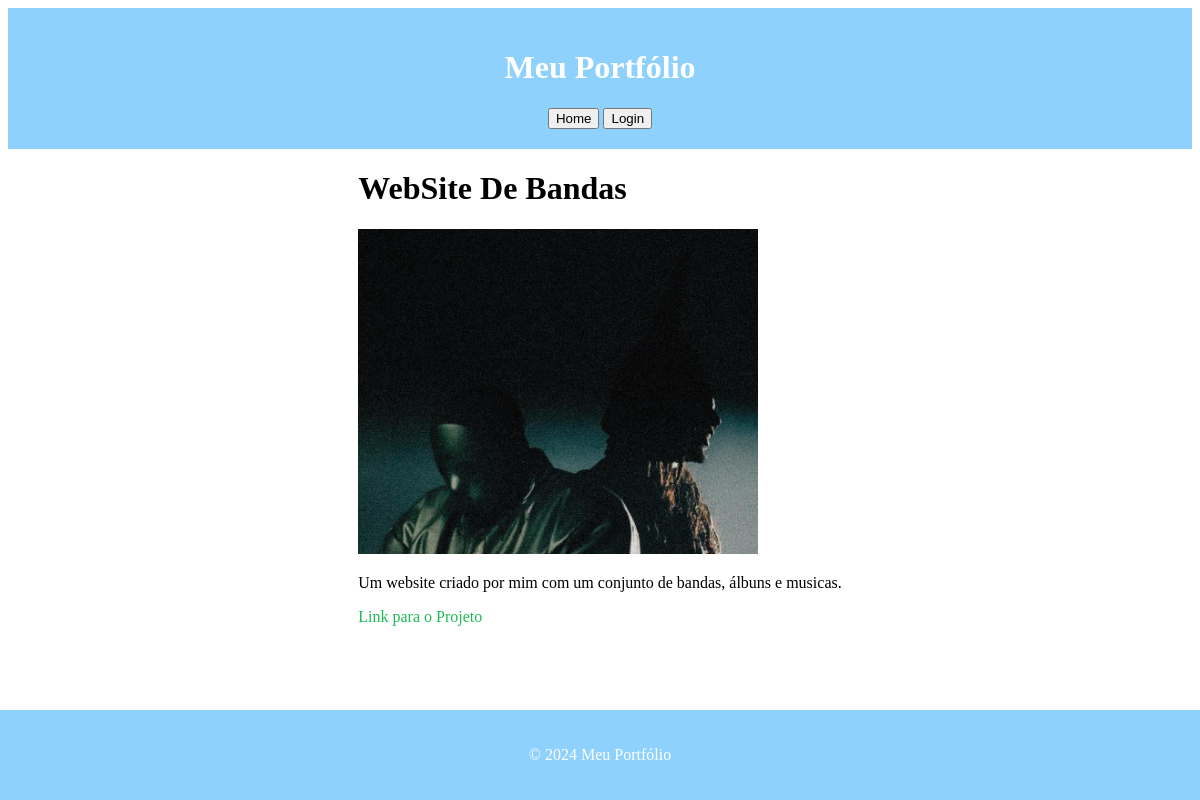
Screenshot of /portfolio/projeto/1/ with the database file from the repository.
### portfolio/models.py (models this page shows, shortened)
class Projeto(models.Model):
    title = models.CharField(max_length=200)
    description = models.TextField()
    image = models.ImageField(upload_to='media/', blank=True, null=True)
    url = models.URLField(blank=True, null=True)

### portfolio/views.py (the view)
# urls.py: path('projeto/<int:id>/', views.projeto_detalhes_view, name='projeto_detalhes'),
def projeto_detalhes_view(request, id):
    projeto = get_object_or_404(Projeto, id=id)
    context = {
        'projeto': projeto
    }
    return render(request, 'portfolio/projeto_detalhes.html', context)

### portfolio/templates/portfolio/projeto_detalhes.html (shortened to what this page needs)
{% extends 'portfolio/layout.html' %}
{% block content %}
    <h1>{{ projeto.title }}</h1>
    {% if projeto.image %}
        <img src="{{ projeto.image.url }}" alt="{{ projeto.title }}" style="max-width: 400px;">
    {% endif %}
    <p>{{ projeto.description }}</p>
    {% if projeto.url %}
        <a href="{{ projeto.url }}">Link para o Projeto</a>
    {% endif %}
{% endblock %}

### portfolio/templates/portfolio/layout.html (style rules this page uses)
body { background-color: white; color: black; display: flex; flex-direction: column; align-items: center; justify-content: center; margin: 20; }
a { color: #1DB954; text-decoration: none; }

### rows the page displays
Projeto: title "WebSite De Bandas", image (picture), description "Um website criado por mim com um conjunto de bandas, álbuns e musicas."
